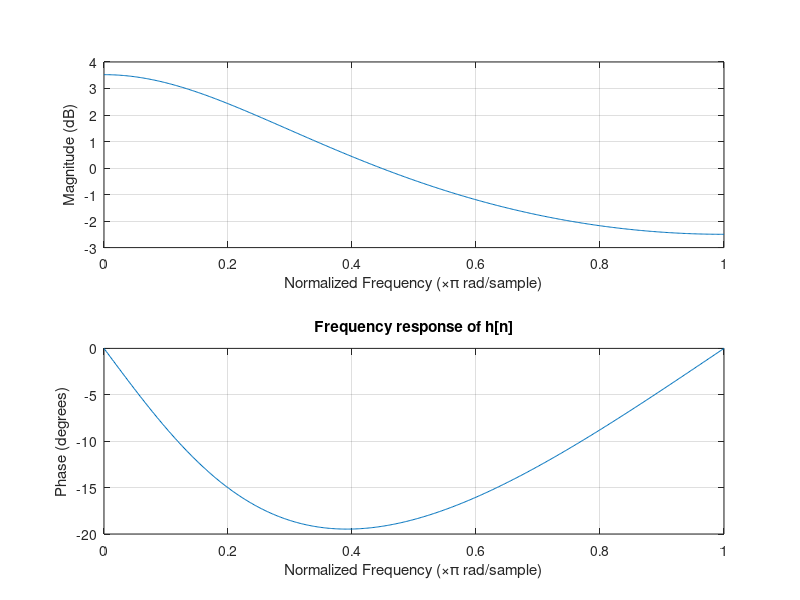
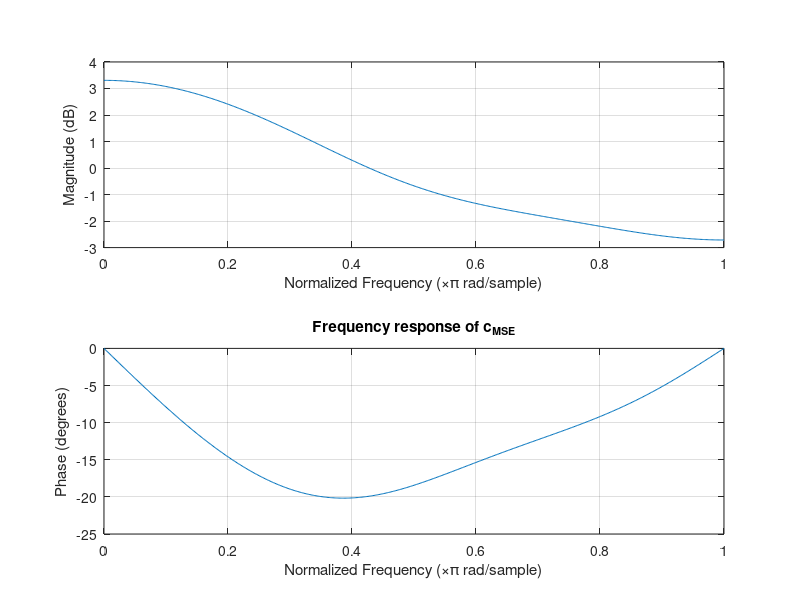

Recreate these plots in MATLAB, in order.
close all
clear all
clc


%Analyitcal Problem 3.2
%Hannes Reindl
%01532129

%b)

m = 0:1000;

A = sum(cos(pi/4*m)./3.^m)
B = sum(sin(pi/4*m)./3.^m)
C = sum(cos(3*pi/4*m)./3.^m)
D = sum(sin(3*pi/4*m)./3.^m)



Phi1 = atan(-B/A)
Phi2 = atan(-D/C)

A1 = A/cos(Phi1)
A2 = C/cos(Phi2)


%c)
N = 4;

rxx =@(k) cos(pi/4*k)/2 + cos(3*pi/4*k)/2;

Rxx = toeplitz(rxx(0:N-1))

pk = @(k) A1/2 * cos(pi/4*k + Phi1) + A2/2 * cos(3*pi/4*k + Phi2);

p = pk((0:3).')


%d)

c_MSE = Rxx^(-1) * p


%f)

h_Num = [3 0];
h_Den = [3, -1];


figure
    freqz(h_Num, h_Den)
    title('Frequency response of h[n]')    
    
    
c_Num = (c_MSE.');
c_Den = 1;

figure
    freqz(c_Num,c_Den)
    title('Frequency response of c_{MSE}')

